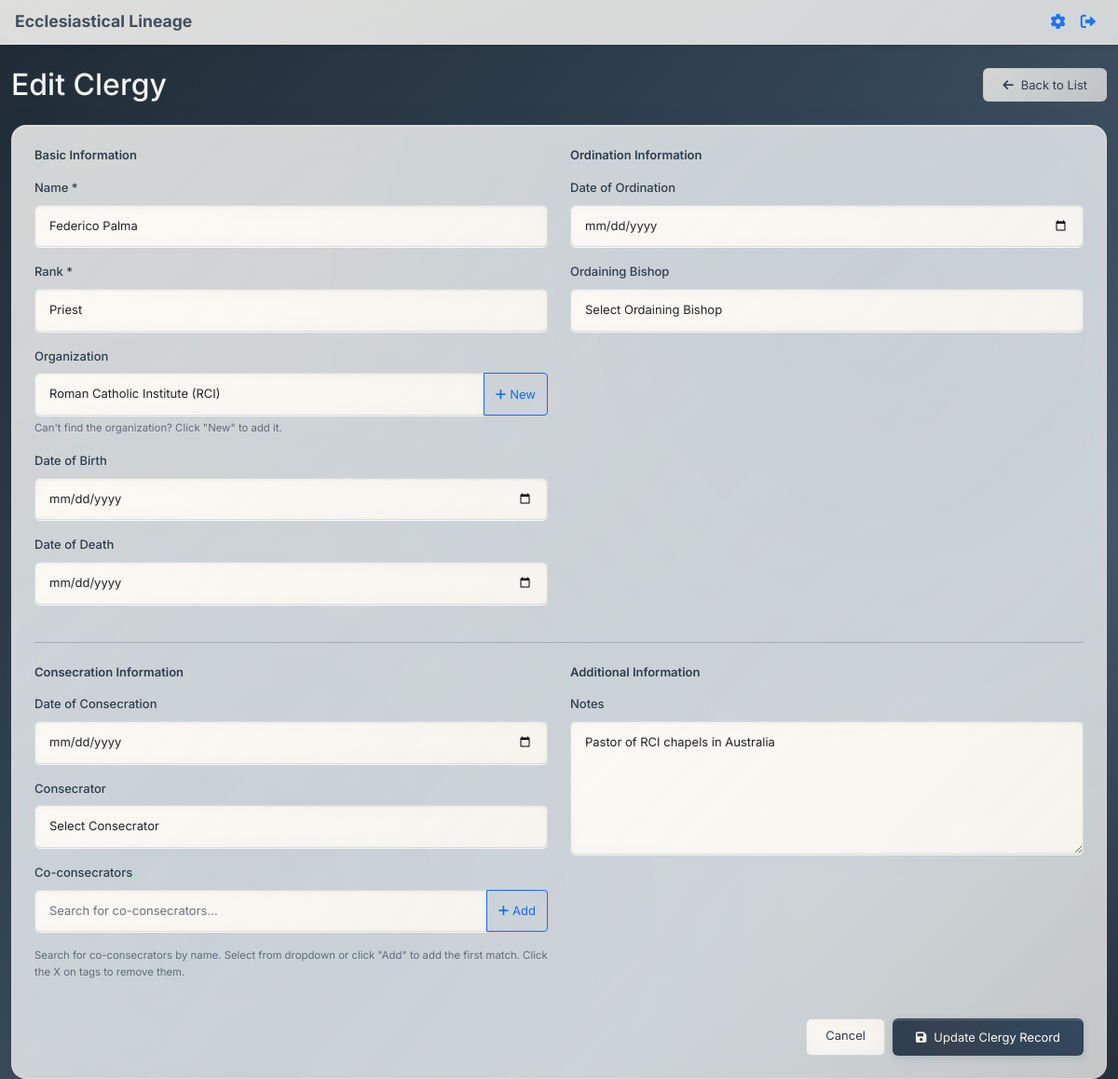
The app's page /clergy/5/edit (signed in), older data.
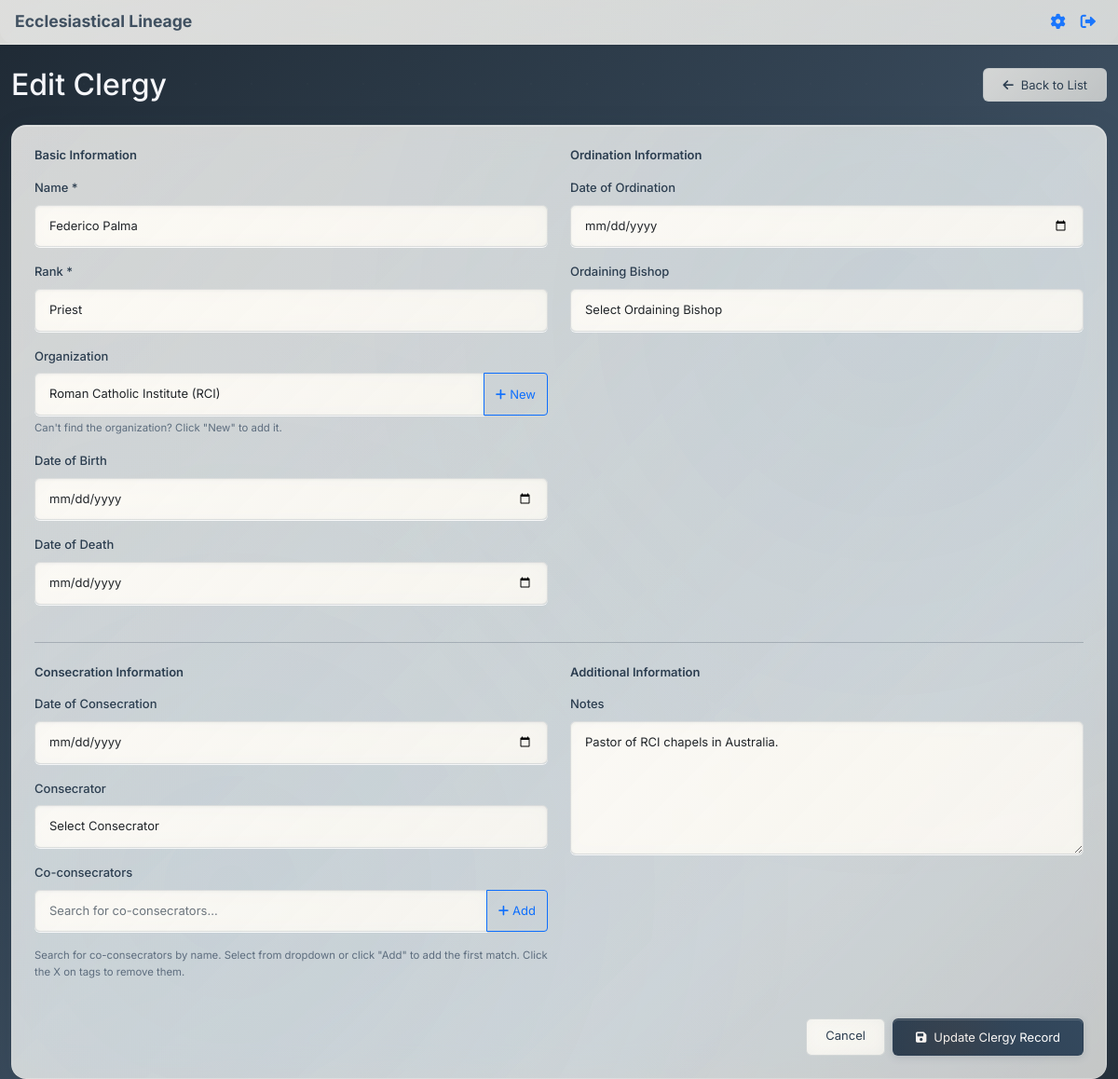
The same page, newer data.
### app.py (models this page shows, shortened)
class Clergy(db.Model):
    id = db.Column(db.Integer, primary_key=True)
    name = db.Column(db.String(200), nullable=False)
    rank = db.Column(db.String(100), nullable=False)
    organization = db.Column(db.String(200))
    date_of_birth = db.Column(db.Date)
    date_of_ordination = db.Column(db.Date)
    ordaining_bishop_id = db.Column(db.Integer, db.ForeignKey('clergy.id'))
    date_of_consecration = db.Column(db.Date)
    consecrator_id = db.Column(db.Integer, db.ForeignKey('clergy.id'))
    co_consecrators = db.Column(db.Text)  # JSON array of clergy IDs
    date_of_death = db.Column(db.Date)
    notes = db.Column(db.Text)
    ordaining_bishop = db.relationship('Clergy', foreign_keys=[ordaining_bishop_id], remote_side=[id])
    consecrator = db.relationship('Clergy', foreign_keys=[consecrator_id], remote_side=[id])
    def get_co_consecrators(self):
        if self.co_consecrators:
            return json.loads(self.co_consecrators)
        return []

class Rank(db.Model):
    id = db.Column(db.Integer, primary_key=True)
    name = db.Column(db.String(100), unique=True, nullable=False)
    description = db.Column(db.Text)
    color = db.Column(db.String(7), nullable=False, default="#000000")
    created_at = db.Column(db.DateTime, default=datetime.utcnow)

class Organization(db.Model):
    id = db.Column(db.Integer, primary_key=True)
    name = db.Column(db.String(200), unique=True, nullable=False)
    abbreviation = db.Column(db.String(20), unique=True)  # Short code for the organization
    description = db.Column(db.Text)
    color = db.Column(db.String(7), nullable=False, default="#27ae60")
    created_at = db.Column(db.DateTime, default=datetime.utcnow)

### app.py (the view, shortened to what this page needs)
@app.route('/clergy/<int:clergy_id>/edit', methods=['GET', 'POST'])
def edit_clergy(clergy_id):
    if 'user_id' not in session:
        flash('Please log in to edit clergy records.', 'error')
        return redirect(url_for('login'))
    clergy = Clergy.query.get_or_404(clergy_id)
    all_clergy = Clergy.query.all()
    all_clergy_data = [
        {
            'id': clergy_member.id,
            'name': clergy_member.name,
            'rank': clergy_member.rank,
            'organization': clergy_member.organization
        }
        for clergy_member in all_clergy
    ]
    ranks = Rank.query.order_by(Rank.name).all()
    organizations = Organization.query.order_by(Organization.name).all()
    return render_template('add_clergy.html',
                         clergy=clergy,
                         all_clergy=all_clergy,
                         all_clergy_data=all_clergy_data,
                         ranks=ranks,
                         organizations=organizations,
                         edit_mode=True)

### templates/add_clergy.html (shortened to what the changed rows need)
{% extends "base.html" %}
{% block full_content %}
    <div class="container mt-4">
    <div class="d-flex justify-content-between align-items-center mb-4">
        <h1 class="h2 mb-0">{% if edit_mode %}Edit Clergy{% else %}Add New Clergy{% endif %}</h1>
    </div>
    <div class="card">
        <div class="card-body p-4">
            <form method="POST">
                <div class="row">
                    <div class="col-md-6">
                        <div class="mb-3">
                            <label for="name" class="form-label">Name *</label>
                            <input type="text" class="form-control" id="name" name="name"
                                   value="{{ clergy.name if edit_mode else '' }}" required>
                        </div>
                        <div class="mb-3">
                            <label for="rank" class="form-label">Rank *</label>
                            <select class="form-select" id="rank" name="rank" required>
                                {% for rank in ranks %}
                                    <option value="{{ rank.name }}" {% if edit_mode and clergy.rank == rank.name %}selected{% endif %}>
                                        {{ rank.name }}{% if rank.description %} - {{ rank.description }}{% endif %}
                                    </option>
                                {% endfor %}
                            </select>
                        </div>
                        <div class="mb-3">
                            <div class="input-group">
                                <select class="form-select" id="organization" name="organization">
                                    {% for organization in organizations %}
                                        <option value="{{ organization.name }}" {% if edit_mode and clergy.organization == organization.name %}selected{% endif %}>
                                            {{ organization.name }}{% if organization.abbreviation %} ({{ organization.abbreviation }}){% endif %}{% if organization.description %} - {{ organization.description }}{% endif %}
                                        </option>
                                    {% endfor %}
                                </select>
                                <button class="btn btn-outline-primary" type="button" onclick="openAddOrganizationModal()" title="Add new organization">
                                    <i class="fas fa-plus me-1"></i>New
                                </button>
                            </div>
                        </div>
                    </div>
                </div>
                <div class="row">
                    <div class="col-md-6">
                        <div class="mb-3">
                            <label for="notes" class="form-label">Notes</label>
                            <textarea class="form-control" id="notes" name="notes" rows="6" placeholder="Additional notes about this clergy member...">{{ clergy.notes if edit_mode else '' }}</textarea>
                        </div>
                    </div>
                </div>
            </form>
        </div>
    </div>
{% endblock %}

Row changes from the older to the newer data that the page shows:
changed Clergy "Federico Palma": notes "Pastor of RCI chapels in Australia" → "Pastor of RCI chapels in Australia."
